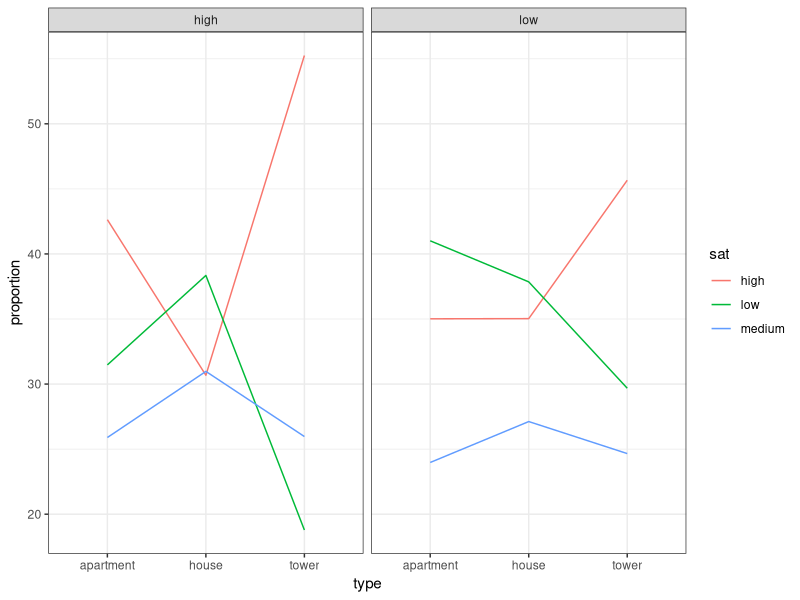

Here is the R script that generated this plot: (Note: this script raises an error after producing the figure.)
## ---- chunk 1
knitr::opts_chunk$set(echo = T, message = F, warning = F)

library(tidyverse)
library(MASS)
library(nnet)
## ---- chunk 2
# data prep
df_house = data.frame(
  contact = c(rep(c("low", "high"), times = c(3, 3))),
  type = c(rep(c("tower", "apartment", "house"), length.out = 3)), 
  sat.low = c(65, 130, 67, 34, 141, 130),
  sat.medium = c(54, 76, 48, 47, 116, 105),
  sat.high = c(100, 111, 62, 100, 191, 104)
)
## ---- chunk 3
# calculate row-wise percentages
df_house$sat.low_per <- (df_house$sat.low / rowSums(df_house[, c("sat.low", "sat.medium", "sat.high")])) * 100
df_house$sat.medium_per <- (df_house$sat.medium / rowSums(df_house[, c("sat.low", "sat.medium", "sat.high")])) * 100
df_house$sat.high_per <- (df_house$sat.high / rowSums(df_house[, c("sat.low", "sat.medium", "sat.high")])) * 100

# table of percentages
df_house[-(3:5)]

# plot
df_house |> 
  dplyr::select(contact, type, sat.low_per, sat.medium_per, sat.high_per) |> 
  pivot_longer(cols = starts_with("sat."), 
               names_to = "sat", 
               values_to = "proportion") |> 
  mutate(sat = str_remove(sat, "sat\\.") |>  str_remove("_per")) |> 
# plot
  ggplot(aes(x = type, y = proportion, group = sat, color = sat)) +
  geom_line() +
  facet_grid(~contact) +
  theme_bw()
## ---- chunk 4
# fit a nominal logistic regression model
house.mult <- multinom(cbind(sat.low, sat.medium, sat.high) ~ factor(contact) + factor(type), data = df_house)
## ---- chunk 5
summary(house.mult)

# obtain odds ratio for each coefficient
exp(coef(house.mult))
## ---- chunk 6
# 95%CI for odds ratio
exp(confint(house.mult))
## ---- chunk 7
# goodness of fit
pihat = predict(house.mult,type = 'probs') 
pihat
m = rowSums(df_house[, 3:5])

# pearson residuals 
res.pearson = (df_house[, 3:5] - pihat*m) / sqrt(pihat*m) 
res.pearson

# Generalized Pearson Chisq Stat
G.stat = sum(res.pearson^2) 
G.stat
pval = 1 - pchisq(G.stat, df = (6 - 4)*(3 - 1))
pval 

# deviance
D.stat = sum(2*df_house[, 3:5]*log(df_house[, 3:5] / (m*pihat)))
D.stat
## ---- chunk 8
# interaction
house.mult_int <- multinom(cbind(sat.low, sat.medium, sat.high) ~ factor(contact) + factor(type) + factor(contact)*factor(type), data = df_house)

summary(house.mult_int)

# obtain odds ratio for each coefficient
exp(coef(house.mult_int))

# 95%CI for odds ratio
exp(confint(house.mult_int))
## ---- chunk 9
# data prep
df_house2 <- df_house |> 
  dplyr::select(contact, type, sat.low, sat.medium, sat.high) |> 
  pivot_longer(cols = starts_with("sat."), 
               names_to = "sat", 
               values_to = "frequency") |> 
  mutate(
    sat = str_remove(sat, "sat\\."), 
    sat = factor(sat, levels = c("low", "medium", "high"))
  )

# fit an ordinal logistic regression model
house.mult2 <- polr(sat ~ contact + type, data = df_house2, weights = frequency)
summary(house.mult2)
## ---- chunk 10
# Pearson residuals 
pihat = predict(house.mult2, df_house2, type = 'p')
m = rowSums(cbind(df_house[, 3:5]))
res.pearson = (df_house[, 3:5] - pihat*m) / sqrt(pihat*m)
G = sum(res.pearson^2)
G

numsamp = (3 - 1)*6 # degree of freedom for grouped data
numparam = 2 + 3 # total num of param
pval = 1 - pchisq(G, df = numsamp - numparam)
pval # fits well
